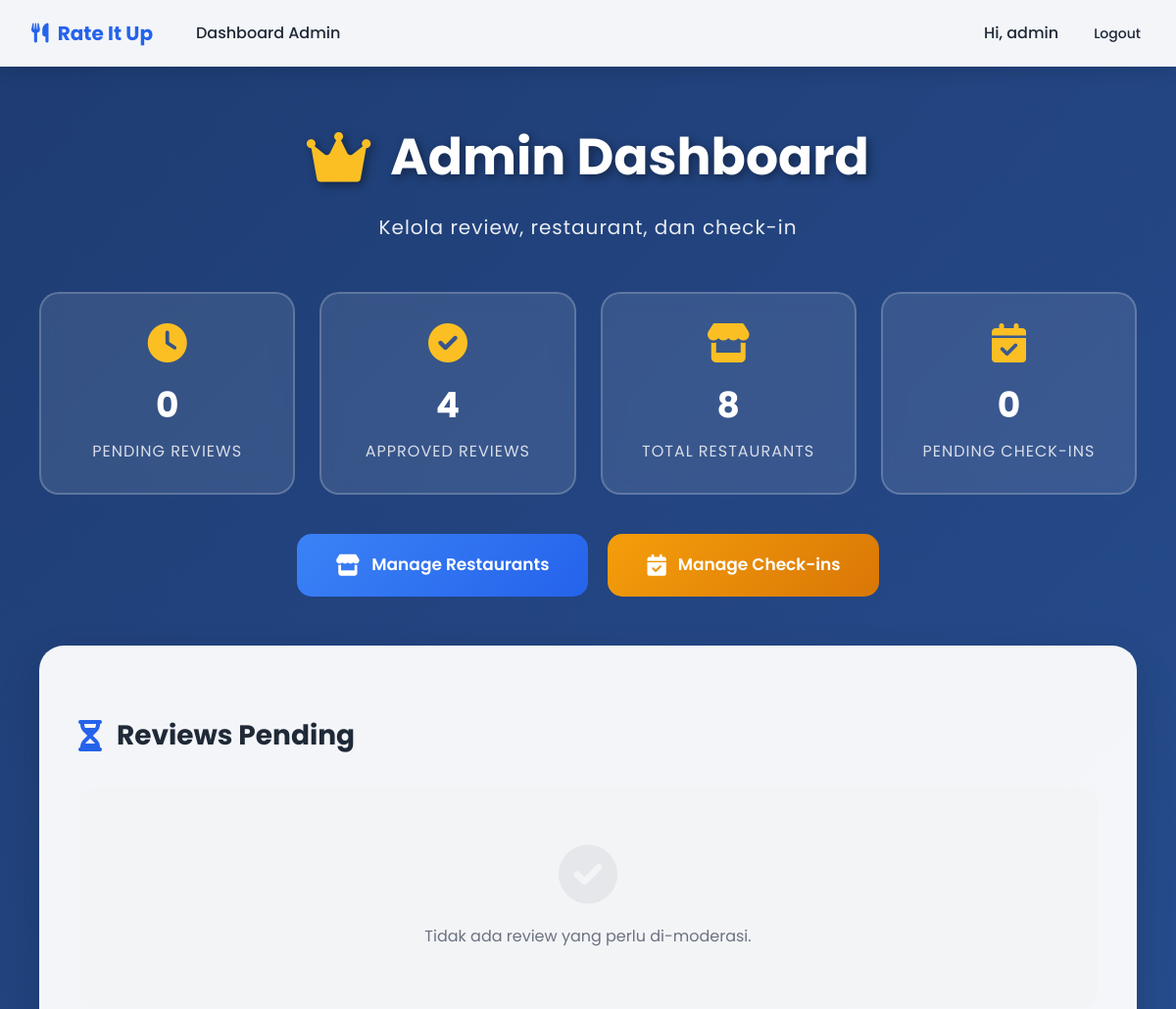
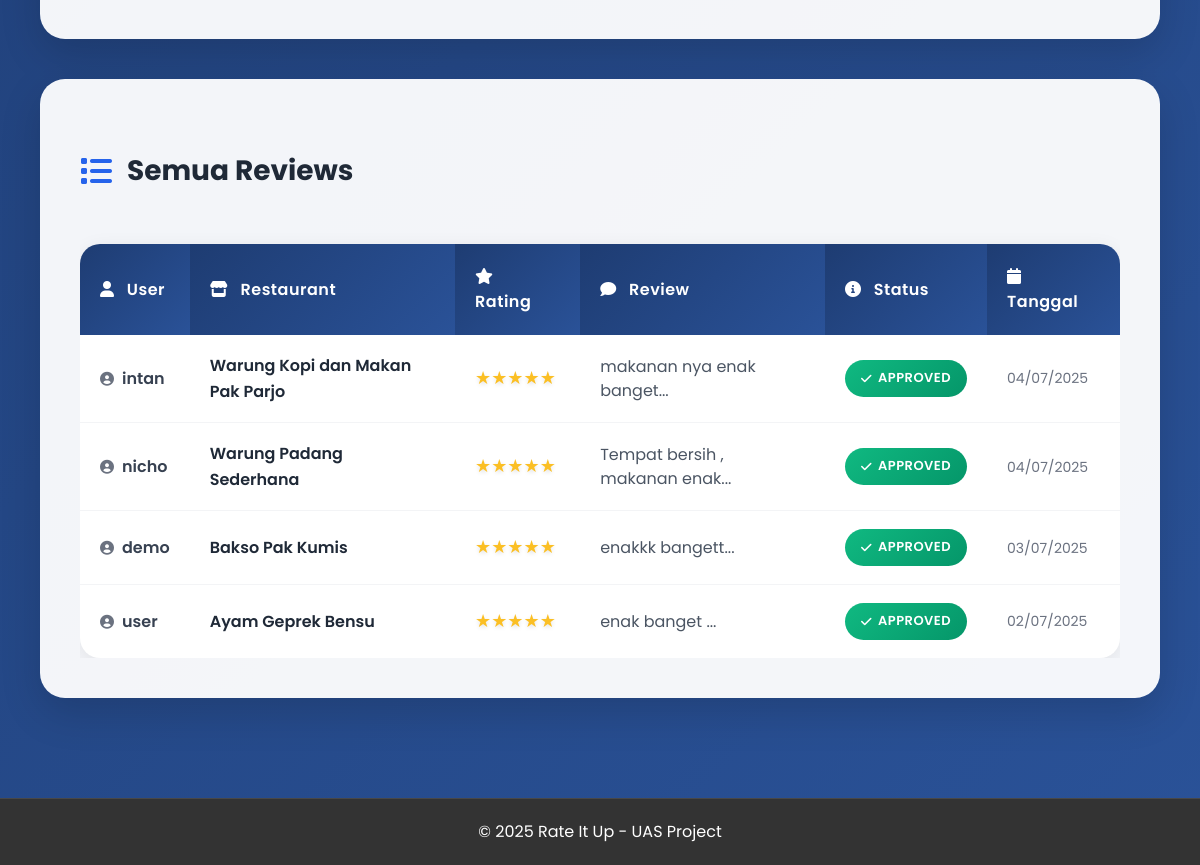
Page /admin/dashboard.php (signed in) on the committed database (2 pictures, top to bottom).
### tables this page shows
CREATE TABLE `reviews` (
  `id` int(11) NOT NULL,
  `user_id` int(11) NOT NULL,
  `restaurant_id` int(11) NOT NULL,
  `rating` int(11) NOT NULL CHECK (`rating` >= 1 and `rating` <= 5),
  `comment` text DEFAULT NULL,
  `status` enum('pending','approved','rejected') DEFAULT 'pending',
  `created_at` timestamp NOT NULL DEFAULT current_timestamp(),
  `updated_at` timestamp NOT NULL DEFAULT current_timestamp() ON UPDATE current_timestamp()
);

CREATE TABLE `users` (
  `id` int(11) NOT NULL,
  `username` varchar(50) NOT NULL,
  `password` varchar(255) NOT NULL,
  `role` enum('user','admin') DEFAULT 'user',
  `created_at` timestamp NOT NULL DEFAULT current_timestamp(),
  `last_login` datetime DEFAULT NULL
);

CREATE TABLE `restaurants` (
  `id` int(11) NOT NULL,
  `name` varchar(100) NOT NULL,
  `address` text DEFAULT NULL,
  `created_at` timestamp NOT NULL DEFAULT current_timestamp()
);

### includes/functions.php (called while the page is built, shortened)
<?php
function displayStars($rating)
{
    $output = '';
    for ($i = 1; $i <= 5; $i++) {
        if ($i <= $rating) {
            $output .= '★';
        } else {
            $output .= '☆';
        }
    }
    return $output;
}
function e($string)
{
    return htmlspecialchars($string, ENT_QUOTES, 'UTF-8');
}

### admin/dashboard.php (the view, shortened to what this page needs)
<?php
require_once '../config/database.php';
require_once '../includes/functions.php';
$stmt = $pdo->query("SELECT COUNT(*) as total FROM reviews WHERE status = 'pending'");
$pendingCount = $stmt->fetch()['total'];
$stmt = $pdo->query("SELECT COUNT(*) as total FROM reviews WHERE status = 'approved'");
$approvedCount = $stmt->fetch()['total'];
$stmt = $pdo->query("SELECT COUNT(*) as total FROM restaurants");
$restaurantCount = $stmt->fetch()['total'];
$stmt = $pdo->query("SELECT COUNT(*) as total FROM check_ins WHERE status = 'pending'");
$pendingCheckins = $stmt->fetch()['total'];
$stmt = $pdo->query("
    SELECT r.*, u.username, res.name as restaurant_name
    FROM reviews r
    JOIN users u ON r.user_id = u.id
    JOIN restaurants res ON r.restaurant_id = res.id
    WHERE r.status = 'pending'
    ORDER BY r.created_at DESC
");
$pendingReviews = $stmt->fetchAll();
$stmt = $pdo->query("
    SELECT r.*, u.username, res.name as restaurant_name
    FROM reviews r
    JOIN users u ON r.user_id = u.id
    JOIN restaurants res ON r.restaurant_id = res.id
    ORDER BY r.created_at DESC
    LIMIT 50
");
$allReviews = $stmt->fetchAll();
include '../includes/header.php';
?>
<link rel="stylesheet" href="/rateitup/assets/styles/admin-dashboard.css">
<div class="admin-container">
    <div class="admin-header">
        <h1 class="admin-title">
            <i class="fas fa-crown"></i> Admin Dashboard
        </h1>
        <p class="admin-subtitle">Kelola review, restaurant, dan check-in</p>
    </div>
    <div class="quick-stats">
        <div class="stat-box">
            <i class="fas fa-clock stat-box-icon"></i>
            <div class="stat-box-number"><?= $pendingCount ?></div>
            <div class="stat-box-label">Pending Reviews</div>
        </div>
        <div class="stat-box">
            <i class="fas fa-check-circle stat-box-icon"></i>
            <div class="stat-box-number"><?= $approvedCount ?></div>
            <div class="stat-box-label">Approved Reviews</div>
        </div>
        <div class="stat-box">
            <i class="fas fa-store stat-box-icon"></i>
            <div class="stat-box-number"><?= $restaurantCount ?></div>
            <div class="stat-box-label">Total Restaurants</div>
        </div>
        <div class="stat-box">
            <i class="fas fa-calendar-check stat-box-icon"></i>
            <div class="stat-box-number"><?= $pendingCheckins ?></div>
            <div class="stat-box-label">Pending Check-ins</div>
        </div>
    </div>
    <div class="admin-actions">
        <a href="manage_restaurants.php" class="btn btn-restaurants">
            <i class="fas fa-store"></i> Manage Restaurants
        </a>
        <a href="manage_checkins.php" class="btn btn-checkins">
            <i class="fas fa-calendar-check"></i> Manage Check-ins
        </a>
    </div>
    <div class="section-card">
        <h2 class="section-header">
            <i class="fas fa-hourglass-half"></i>
            Reviews Pending
        </h2>
        <?php if (empty($pendingReviews)): ?>
            <div class="empty-pending">
                <i class="fas fa-check-circle"></i>
                <p>Tidak ada review yang perlu di-moderasi.</p>
            </div>
        <?php endif; ?>
    </div>
    <div class="section-card">
        <h2 class="section-header">
            <i class="fas fa-list"></i> Semua Reviews
        </h2>
        <div style="overflow-x: auto;">
            <table class="admin-table">
                <thead>
                    <tr>
                        <th><i class="fas fa-user"></i> User</th>
                        <th><i class="fas fa-store"></i> Restaurant</th>
                        <th><i class="fas fa-star"></i> Rating</th>
                        <th><i class="fas fa-comment"></i> Review</th>
                        <th><i class="fas fa-info-circle"></i> Status</th>
                        <th><i class="fas fa-calendar"></i> Tanggal</th>
                    </tr>
                </thead>
                <tbody>
                    <?php foreach ($allReviews as $review): ?>
                        <tr>
                            <td>
                                <div class="user-name">
                                    <i class="fas fa-user-circle"></i>
                                    <?= e($review['username']) ?>
                                </div>
                            </td>
                            <td>
                                <div class="restaurant-name">
                                    <?= e($review['restaurant_name']) ?>
                                </div>
                            </td>
                            <td>
                                <div class="rating">
                                    <?= displayStars($review['rating']) ?>
                                </div>
                            </td>
                            <td>
                                <div class="review-text">
                                    <?= e(substr($review['comment'], 0, 100)) ?>...
                                </div>
                            </td>
                            <td>
                                <?php if ($review['status'] == 'pending'): ?>
                                    <span class="badge badge-pending">
                                        <i class="fas fa-clock"></i> Pending
                                    </span>
                                <?php elseif ($review['status'] == 'approved'): ?>
                                    <span class="badge badge-approved">
                                        <i class="fas fa-check"></i> Approved
                                    </span>
                                <?php else: ?>
                                    <span class="badge badge-rejected">
                                        <i class="fas fa-times"></i> Rejected
                                    </span>
                                <?php endif; ?>
                            </td>
                            <td>
                                <div class="date-text">
                                    <?= date('d/m/Y', strtotime($review['created_at'])) ?>
                                </div>
                            </td>
                        </tr>
                    <?php endforeach; ?>
                </tbody>
            </table>
        </div>
    </div>
</div>
<?php include '../includes/footer.php'; ?>

### assets/styles/styles.css (style rules this page uses)
:root { --primary-color: #2563eb; --secondary-color: #7c3aed; --success-color: #10b981; --danger-color: #ef4444; --warning-color: #f59e0b; --dark-color: #1f2937; --light-color: #f3f4f6; --white: #ffffff; --shadow: 0 10px 15px -3px rgba(0, 0, 0, 0.1); --shadow-lg: 0 20px 25px -5px rgba(0, 0, 0, 0.1); }
* { margin: 0; padding: 0; box-sizing: border-box; }
body { font-family: 'Poppins', sans-serif; background: linear-gradient(135deg, #667eea 0%, #764ba2 100%); min-height: 100vh; color: var(--dark-color); line-height: 1.6; }
table { width: 100%; background: rgba(255, 255, 255, 0.95); border-radius: 16px; overflow: hidden; box-shadow: var(--shadow); border-collapse: collapse; margin-top: 20px; }
th { background: linear-gradient(135deg, var(--primary-color), var(--secondary-color)); color: white; padding: 16px; text-align: left; font-weight: 600; letter-spacing: 0.5px; }
td { padding: 16px; border-bottom: 1px solid var(--light-color); }
tr:last-child td { border-bottom: none; }
.badge { display: inline-block; padding: 6px 12px; font-size: 12px; font-weight: 600; border-radius: 20px; text-transform: uppercase; letter-spacing: 0.5px; }
.badge-approved { background: linear-gradient(135deg, #28a745, #20c997); color: white; }
.rating { color: #fbbf24; font-size: 20px; text-shadow: 0 2px 4px rgba(0, 0, 0, 0.1); }
h1 { color: white; margin-bottom: 30px; font-size: 36px; font-weight: 700; text-shadow: 0 4px 6px rgba(0, 0, 0, 0.1); }
h2 { color: var(--dark-color); margin: 30px 0 20px; font-size: 24px; font-weight: 600; }

### rows in the picture
reviews: user.username "intan", restaurant.name "Warung Kopi dan Makan Pak Parjo", rating "★★★★★", comment "makanan nya enak banget", status "approved" (drawn), created_at "04/07/2025"
reviews: user.username "nicho", restaurant.name "Warung Padang Sederhana", rating "★★★★★", comment "Tempat bersih , makanan enak", status "approved" (drawn), created_at "04/07/2025"
reviews: user.username "demo", restaurant.name "Bakso Pak Kumis", rating "★★★★★", comment "enakkk bangett", status "approved" (drawn), created_at "03/07/2025"
reviews: user.username "user", restaurant.name "Ayam Geprek Bensu", rating "★★★★★", comment "enak banget", status "approved" (drawn), created_at "02/07/2025"

### other values in the picture
$_SESSION['username'] "admin"
$pendingCount "0"
$approvedCount "4"
$restaurantCount "8"
$pendingCheckins "0"
